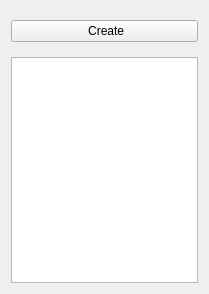
<?xml version="1.0" encoding="UTF-8"?>
<ui version="4.0">
 <class>AlbumsListWidget</class>
 <widget class="QWidget" name="AlbumsListWidget">
  <property name="geometry">
   <rect>
    <x>0</x>
    <y>0</y>
    <width>209</width>
    <height>294</height>
   </rect>
  </property>
  <property name="windowTitle">
   <string>Form</string>
  </property>
  <layout class="QVBoxLayout" name="verticalLayout_2">
   <item>
    <widget class="QFrame" name="frame">
     <property name="minimumSize">
      <size>
       <width>0</width>
       <height>40</height>
      </size>
     </property>
     <property name="maximumSize">
      <size>
       <width>16777215</width>
       <height>40</height>
      </size>
     </property>
     <property name="frameShape">
      <enum>QFrame::NoFrame</enum>
     </property>
     <property name="frameShadow">
      <enum>QFrame::Plain</enum>
     </property>
     <layout class="QHBoxLayout" name="horizontalLayout_2">
      <property name="spacing">
       <number>0</number>
      </property>
      <property name="leftMargin">
       <number>0</number>
      </property>
      <property name="topMargin">
       <number>0</number>
      </property>
      <property name="rightMargin">
       <number>0</number>
      </property>
      <property name="bottomMargin">
       <number>0</number>
      </property>
      <item>
       <widget class="QPushButton" name="createAlbumButton">
        <property name="text">
         <string> Create</string>
        </property>
        <property name="icon">
         <iconset resource="resource.qrc">
          <normaloff>:icons/album-add.png</normaloff>:icons/album-add.png</iconset>
        </property>
       </widget>
      </item>
     </layout>
    </widget>
   </item>
   <item>
    <widget class="QListView" name="albumsList"/>
   </item>
  </layout>
 </widget>
 <resources>
  <include location="resource.qrc"/>
 </resources>
 <connections/>
</ui>
